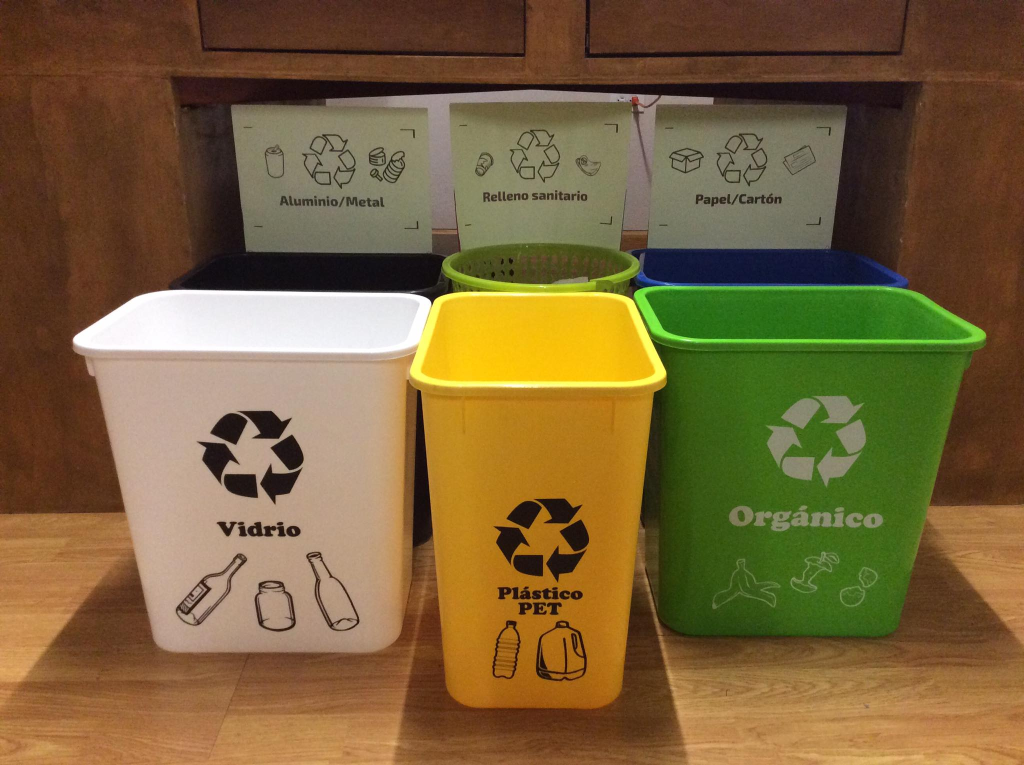
#> input picture LATAM_remote/Project_recicla_ai-main/Códigos_Brazo_Robótico/Images/bins.jpg, 2048 x 1530 px, given in place of the camera (shown at 1/2 size)
$ python cv2_Border_API_V2.py
#> lines starting #> are read from the running program, lines starting #| are printed output that depends on the picture; after the words box and inside, x2 and y2 are one past the last pixel; in counts of white or black regions, pixels touching at a corner belong together
import cv2
import numpy as np
import time
import requests
import serial

frameWidth = 640
frameHeight = 480
cap = cv2.VideoCapture(0)
cap.set(3, frameWidth)
cap.set(4, frameHeight)

new_object = True
start_time = 0.0
api_request = False
class_text = ' '
prob_text = ' '

# [9 lines left out: function send_api, not called in this run]

def empty(a):
    pass


def stackImages(scale,imgArray):
    rows = len(imgArray)
    cols = len(imgArray[0])
    rowsAvailable = isinstance(imgArray[0], list)
    width = imgArray[0][0].shape[1]
    height = imgArray[0][0].shape[0]
    if rowsAvailable:
        for x in range ( 0, rows):
            for y in range(0, cols):
                if imgArray[x][y].shape[:2] == imgArray[0][0].shape [:2]:
                    imgArray[x][y] = cv2.resize(imgArray[x][y], (0, 0), None, scale, scale)
                else:
                    imgArray[x][y] = cv2.resize(imgArray[x][y], (imgArray[0][0].shape[1], imgArray[0][0].shape[0]), None, scale, scale)
                if len(imgArray[x][y].shape) == 2: imgArray[x][y]= cv2.cvtColor( imgArray[x][y], cv2.COLOR_GRAY2BGR)
        imageBlank = np.zeros((height, width, 3), np.uint8)
        hor = [imageBlank]*rows
        hor_con = [imageBlank]*rows
        for x in range(0, rows):
            hor[x] = np.hstack(imgArray[x])
        ver = np.vstack(hor)
    else:
        for x in range(0, rows):
            if imgArray[x].shape[:2] == imgArray[0].shape[:2]:
                imgArray[x] = cv2.resize(imgArray[x], (0, 0), None, scale, scale)
            else:
                imgArray[x] = cv2.resize(imgArray[x], (imgArray[0].shape[1], imgArray[0].shape[0]), None,scale, scale)
            if len(imgArray[x].shape) == 2: imgArray[x] = cv2.cvtColor(imgArray[x], cv2.COLOR_GRAY2BGR)
        hor= np.hstack(imgArray)
        ver = hor
    return ver

def getContours(orig, img,imgContour):
    global new_object
    global start_time
    global api_request
    global class_text
    global prob_text

    offset = 20

    contours, hierarchy = cv2.findContours(img, cv2.RETR_EXTERNAL, cv2.CHAIN_APPROX_NONE)

    cnt = max(contours, key=cv2.contourArea)
    areaMin = 4000
    area = cv2.contourArea(cnt)

    if  area > areaMin:
        cv2.drawContours(imgContour, [cnt], -1, (255, 0, 255), 7)
        peri = cv2.arcLength(cnt, True)
        approx = cv2.approxPolyDP(cnt, 0.02 * peri, True)
        x , y , w, h = cv2.boundingRect(approx)

        x = x - offset
        y = y - offset
        w = w + (2*offset)
        h = h + (2*offset)

        cv2.rectangle(imgContour, (x , y ), (x + w , y + h ), (0, 255, 0), 5)

        cv2.putText(imgContour, "Class: " + class_text, (x + w + 20, y + 20), cv2.FONT_HERSHEY_COMPLEX, .7,
                    (0, 255, 0), 2)
        cv2.putText(imgContour, "Prob: " + prob_text, (x + w + 20, y + 45), cv2.FONT_HERSHEY_COMPLEX, 0.7,
                    (0, 255, 0), 2)

        if new_object == True:
            start_time = time.time()
            new_object = False
            print('new object')
        else:
            end_time = time.time()

            if (end_time - start_time) > 3 and (api_request == False):
                cropped_image = orig[y:y+h,x:x+w]
                cv2.imwrite('/home/pi/Desktop/image.jpg', cropped_image)
                response = send_api()
                class_text = str(response['class'])
                prob_text = str(response['probability'])+'%'
                txt2send = class_text + '\n'
                ser.write(txt2send.encode('utf-8'))
                api_request = True

    else:
        new_object = True
        api_request = False
        class_text = ' '
        prob_text = ' '
        print('No object')

if __name__ == '__main__':
    ser = serial.Serial('/dev/ttyACM1', 9600, timeout=1)
    ser.flush()

    while True:
        success, img = cap.read()
#> img is the input picture: shape (1530, 2048, 3); mean B, G, R 58.4, 98.9, 122
        imgContour = img.copy()
        imgBlur = cv2.GaussianBlur(img, (7, 7), 1)
        imgGray = cv2.cvtColor(imgBlur, cv2.COLOR_BGR2GRAY)
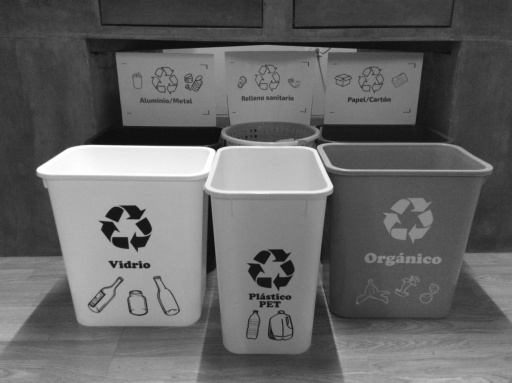
#> imgGray: shape (1530, 2048) (shown at 1/4 size); min 12, max 255, mean 101.2
        threshold1 = 49
        threshold2 = 37
        imgCanny = cv2.Canny(imgGray,threshold1,threshold2)
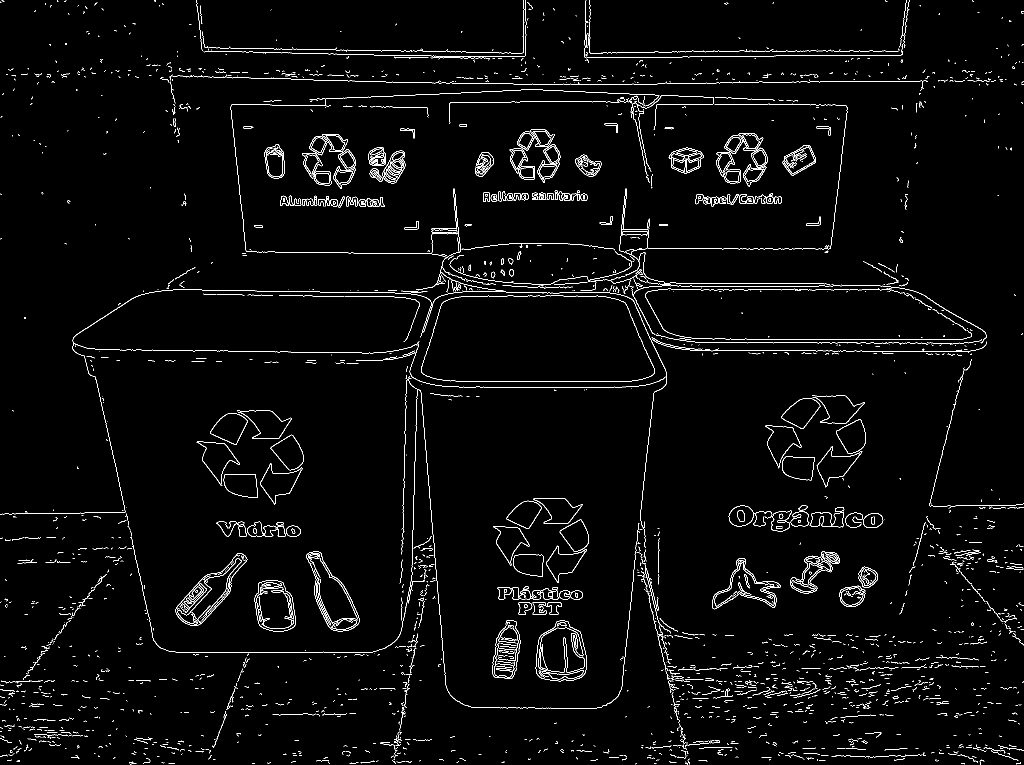
#> imgCanny: shape (1530, 2048) (shown at 1/2 size); 2.5% white in thin lines or dots
        kernel = np.ones((5, 5))
        imgDil = cv2.dilate(imgCanny, kernel, iterations=1)
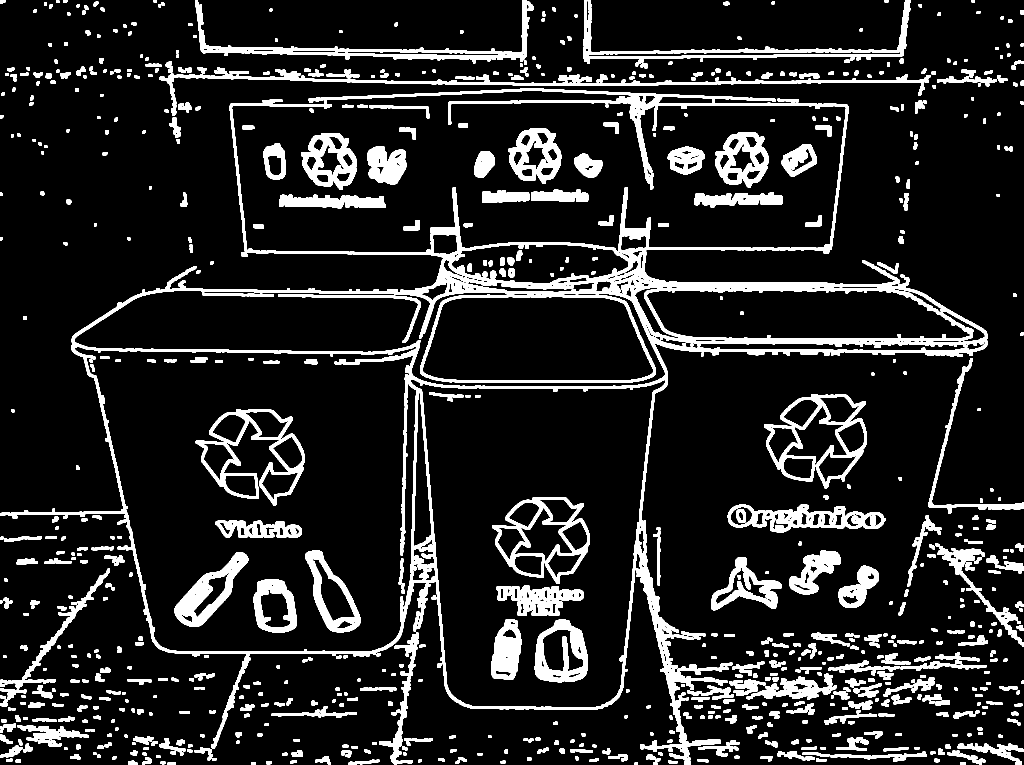
#> imgDil: shape (1530, 2048) (shown at 1/2 size); 13.1% white; 816 white regions
        getContours(img, imgDil,imgContour)
#> in getContours, `contours, hierarchy = cv2.findContours(img, cv2.RETR_EXTERNAL, cv2.CHA..`: contours = 725 contours, 1 with area under 20; largest, box (x1, y1, x2, y2) and area: (0, 177, 1976, 1530) 1303755, (1528, 789, 1734, 977) 21022, (1167, 0, 1821, 133) 11879, (390, 0, 1067, 127) 11206, (1455, 1008, 1772, 1065) 10662
#> in getContours, `cnt = max(contours, key=cv2.contourArea)`: cnt = contour of 12034 points, box (x1, y1, x2, y2) (0, 177, 1976, 1530), area 1303755
#> in getContours, `area = cv2.contourArea(cnt)`: area = 1303755
#> in getContours, `peri = cv2.arcLength(cnt, True)`: peri = 12859.1
#> in getContours, `approx = cv2.approxPolyDP(cnt, 0.02 * peri, True)`: approx = contour of 11 points, box (x1, y1, x2, y2) (0, 207, 1976, 1530), area 1243660
#> in getContours, `x , y , w, h = cv2.boundingRect(approx)`: x = 0; y = 207; w = 1976; h = 1323
#> in getContours, `x = x - offset`: x = -20
#> in getContours, `y = y - offset`: y = 187
#> in getContours, `w = w + (2*offset)`: w = 2016
#> in getContours, `h = h + (2*offset)`: h = 1363
#> in getContours, `cv2.rectangle(imgContour, (x , y ), (x + w , y + h ), (0, 255, 0), 5)`:
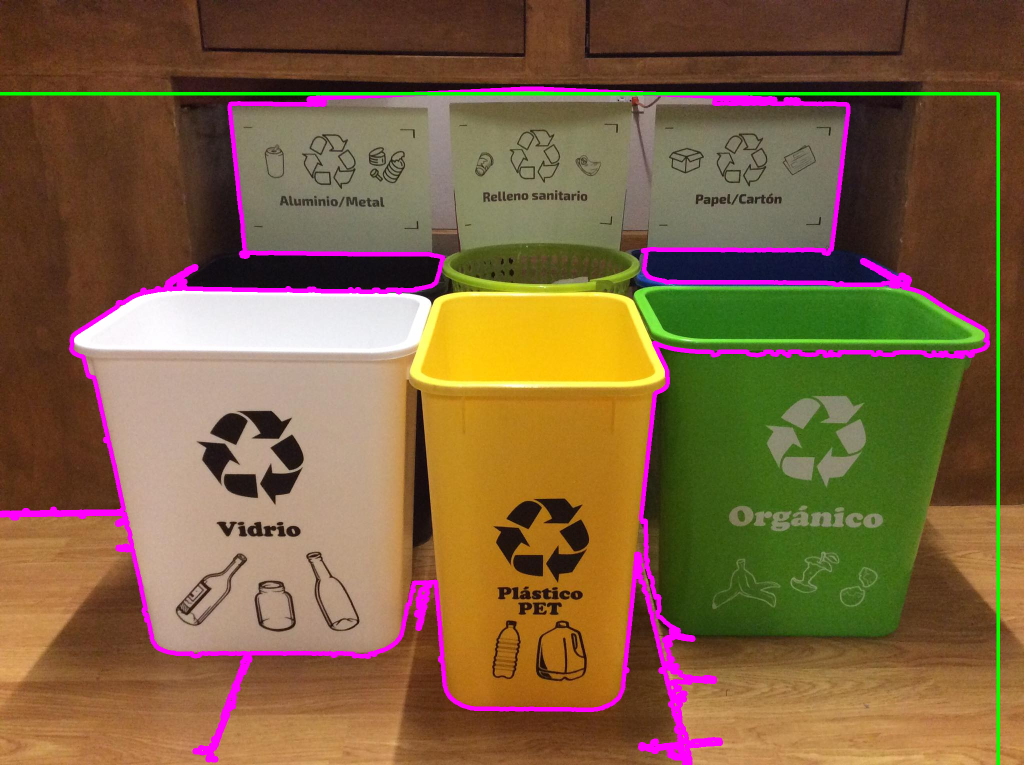
#> imgContour: shape (1530, 2048, 3) (shown at 1/2 size); mean B, G, R 64.5, 98.1, 126.4
        imgStack = stackImages(1,([imgContour]))
#> in stackImages, `rows = len(imgArray)`: rows = 1
#> in stackImages, `cols = len(imgArray[0])`: cols = 1530
#> in stackImages, `rowsAvailable = isinstance(imgArray[0], list)`: rowsAvailable = False
#> after the loop in stackImages, `for x in range(0, rows):`: imgArray = 1 item
        cv2.imshow("Result", imgStack)
        if cv2.waitKey(1) & 0xFF == ord('q'):
#> (key q is pressed here)
            break

    cap.release()
    cv2.destroyAllWindows()

$ run again, on LATAM_remote/Project_recicla_ai-main/Códigos_Brazo_Robótico/Images/full_setup.jpg
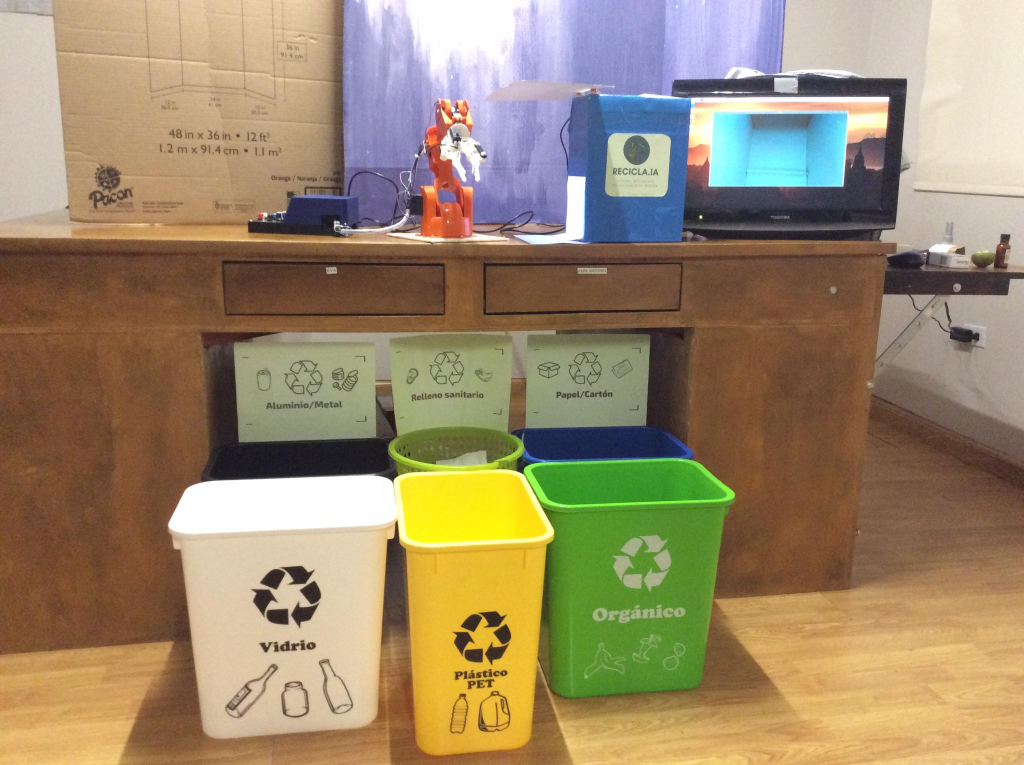
#> input picture LATAM_remote/Project_recicla_ai-main/Códigos_Brazo_Robótico/Images/full_setup.jpg, 2048 x 1530 px, given in place of the camera (shown at 1/2 size)
#> img is the input picture: shape (1530, 2048, 3); mean B, G, R 106.7, 136.7, 155.3
#> `imgCanny = cv2.Canny(imgGray,threshold1,threshold2)`:
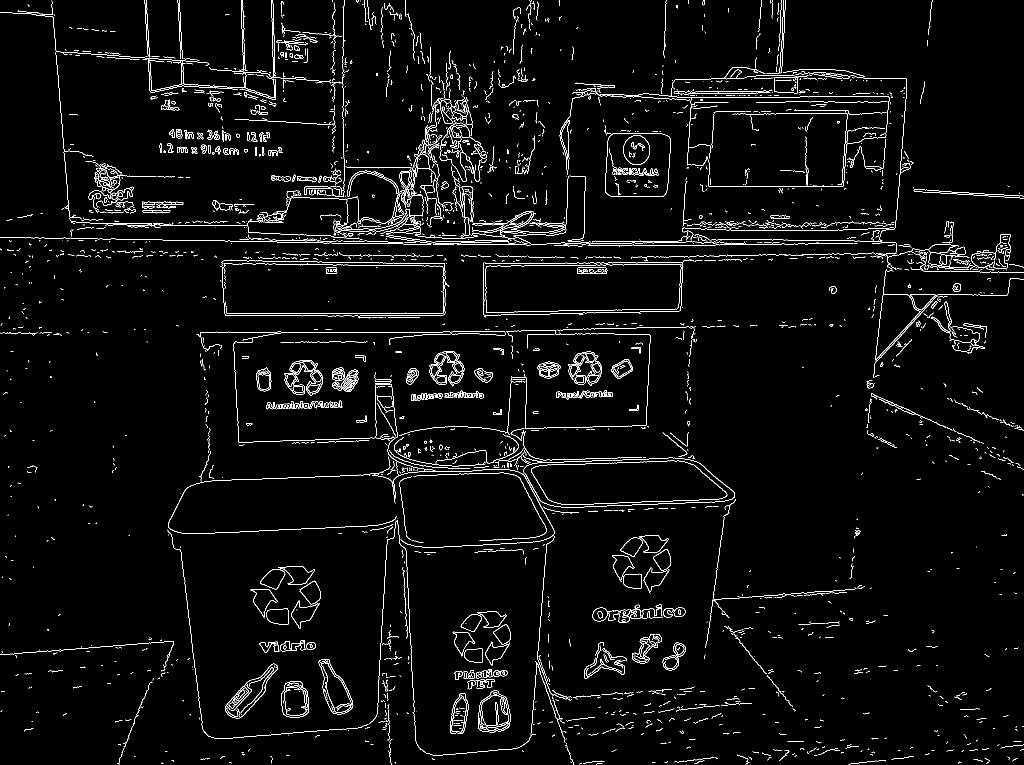
#> imgCanny: shape (1530, 2048) (shown at 1/2 size); 3.1% white in thin lines or dots
#> imgDil: shape (1530, 2048); 15.5% white; 672 white regions
#> contours = 533 contours; largest, box (x1, y1, x2, y2) and area: (333, 644, 1731, 1530) 602632, (0, 0, 2048, 779) 584242, (438, 502, 901, 639) 53076, (1222, 1068, 1345, 1189) 10400, (1183, 1207, 1373, 1248) 4639
#> cnt = contour of 10973 points, box (x1, y1, x2, y2) (333, 644, 1731, 1530), area 602632
#> area = 602631.5
#> peri = 11706.6
#> approx = contour of 12 points, box (x1, y1, x2, y2) (391, 651, 1731, 1530), area 616422
#> in getContours, `x , y , w, h = cv2.boundingRect(approx)`: x = 391; y = 651; w = 1340; h = 879
#> in getContours, `x = x - offset`: x = 371
#> in getContours, `y = y - offset`: y = 631
#> in getContours, `w = w + (2*offset)`: w = 1380
#> in getContours, `h = h + (2*offset)`: h = 919
#> in getContours, `cv2.rectangle(imgContour, (x , y ), (x + w , y + h ), (0, 255, 0), 5)`:
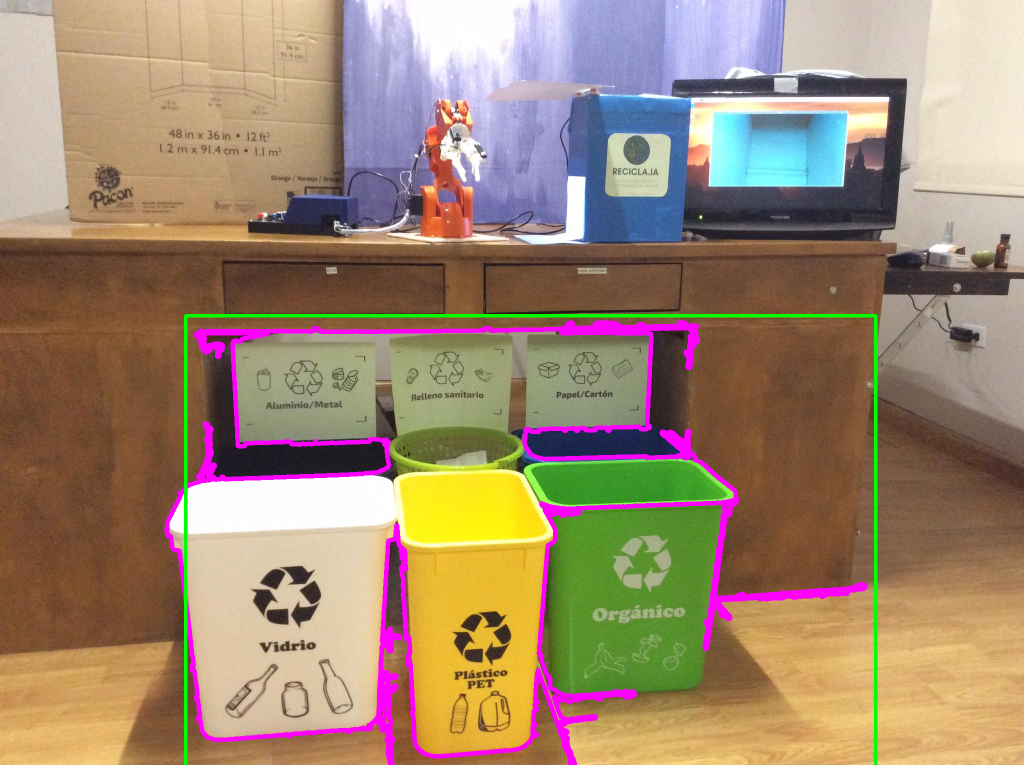
#> imgContour: shape (1530, 2048, 3) (shown at 1/2 size); mean B, G, R 111.5, 135.1, 158.3
#> rows = 1
#> cols = 1530
#> rowsAvailable = False
#> after the loop in stackImages, `for x in range(0, rows):`: imgArray = 1 item
